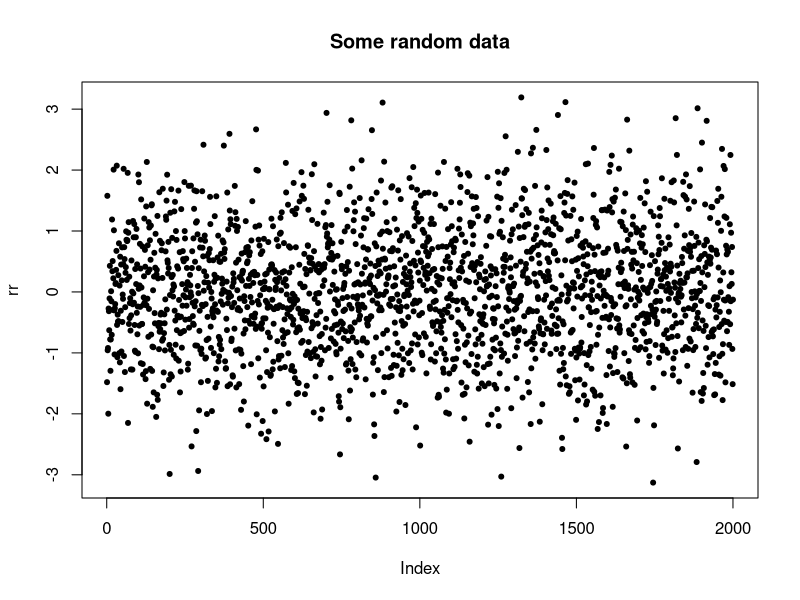
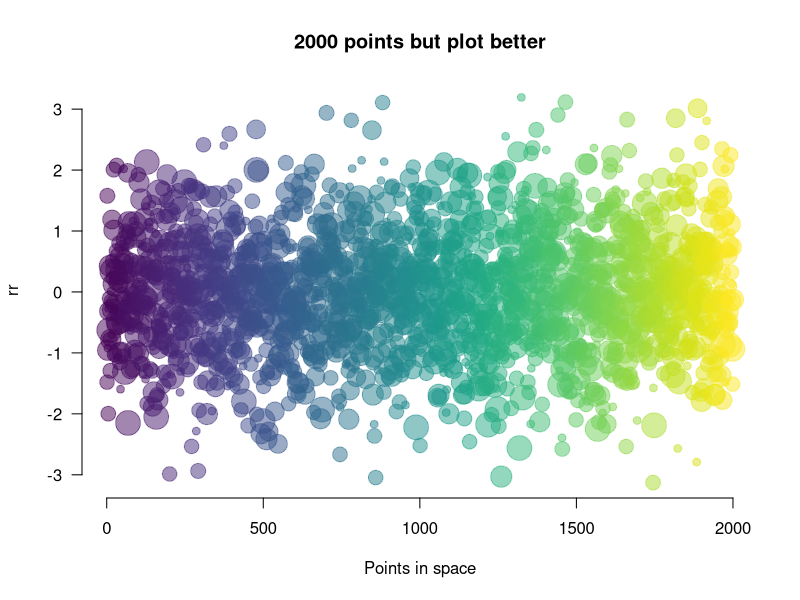

Generate these figures, in order, with R:
## ---- chunk 1
options(width=100)
knitr::opts_chunk$set(
 eval = TRUE, # run all code
 echo = TRUE, # show code chunks in output 
 tidy=TRUE, # make output as tidy
 message = FALSE,  # mask all messages
 warning = FALSE, # mask all warnings 
 size="small" # set code chunk size
)

# knitr::opts_knit$set(root.dir=paste0(params$dir,"/")) # set working dir
# setwd(paste0(params$dir,"/")) # for running just in R not knitr
## ---- chunk 2
set.seed(12)
N <- 2000
rr <- rnorm(N)
plot(rr,pch=20,main="Some random data")
## ---- chunk 3
require(viridis)
bm <- 0
par(las=1,bty="n"); xlim <- c(-5,5);ylim <- c(0,0.5)
set.seed(12)
N <- 2000
rr <- rnorm(N); rr2 <- rnorm(N^2); rr3 <- rnorm(N+0.3)
rrd <- density(rr);rrd2 <- density(rr2);rrd3 <- density(rr3)
main <- paste0(N," points but plot better");xlab <- "Points in space"
if(bm==1){
  layout(matrix(c(rep(1,3),2:4), 2, 3, byrow = TRUE));sc <- 1
  plot(rr,las=1,bty="n",col=adjustcolor(viridis(N),0.5),pch=20,cex=runif(10,1,5),
       main=main,xlab=xlab)
for(r in list(rrd,rrd2,rrd3)){
  plot(r,xlim=xlim,ylim=ylim,main="")
  polygon(r,col=adjustcolor(viridis(250)[sc],0.5),border=viridis(250)[sc]);sc <- sc+100}
}else{par(mfrow=c(1,1))
  plot(rr,las=1,bty="n",col=adjustcolor(viridis(N),0.5),pch=20,cex=runif(10,1,5),
       main=main,xlab=xlab)}
## ---- chunk 4
names(knitr::knit_engines$get())
